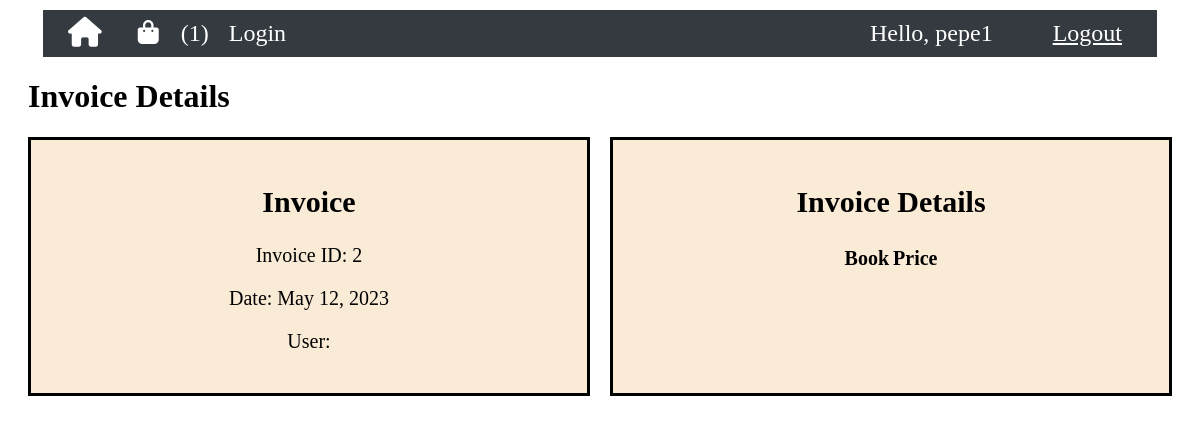
Page /invoice/2/book/2/ (signed in) on the earlier database version.
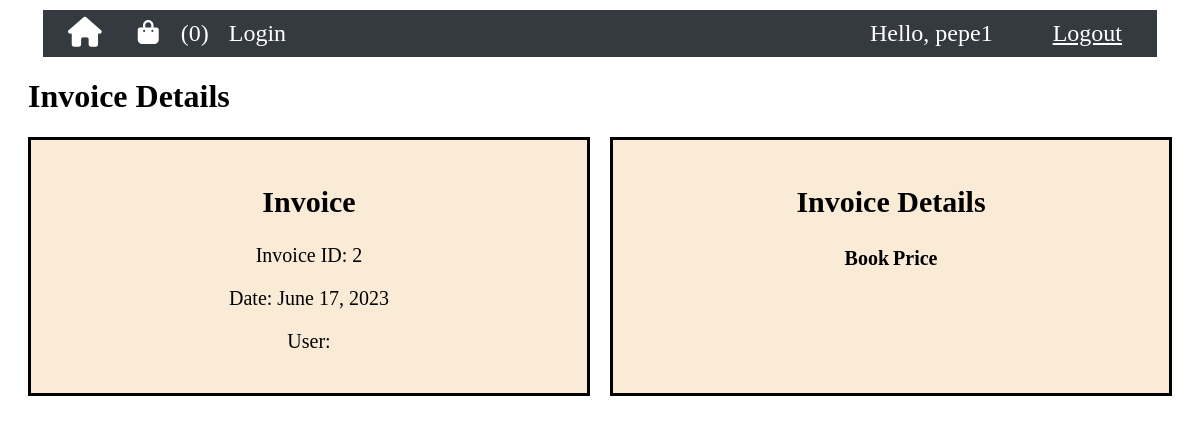
Same page on the later database version.
### book_store_arboleda/models.py (models this page shows, shortened)
class Cart(models.Model):
    user = models.OneToOneField(User, on_delete=models.CASCADE)
    books=models.ManyToManyField(Book)
    book_count = models.PositiveIntegerField(default=0)
    total_amount = models.DecimalField(max_digits=10, decimal_places=2, default=0)

class Invoice(models.Model):
    payment = models.ForeignKey(Payment, on_delete=models.CASCADE)
    customer = models.ForeignKey(Customer, on_delete=models.CASCADE)
    date = models.DateField(auto_now_add=True)

### book_store_arboleda/views.py (the view)
# urls.py: path('invoice/<int:invoice_id>/book/<int:book_id>/', views.invoice_detail, name='invoice_detail'),
def invoice_detail(request, invoice_id, book_id):
    invoice = get_object_or_404(Invoice, id=invoice_id)
    invoice_details = Invoice_detail.objects.filter(invoice=invoice)
    books = [invoice_detail.book for invoice_detail in invoice_details]
    book = Book.objects.get(id=book_id)
    user = request.user
    cart = Cart.objects.get(user=user)
    context = {
        'invoice': invoice,
        'books': books,
        'book': book,
        'cart': cart,
    }
    print('--- book id: ', book_id)
    print('--- invoice id: ', invoice)
    return render(request, 'book_store_arboleda/invoice_detail.html', context)

### book_store_arboleda/templates/book_store_arboleda/invoice_detail.html (shortened to what this page needs)
{% extends "book_store_arboleda/base.html" %}
{% load static %}
{% block css %}
<link rel="stylesheet" type="text/css" href="{% static 'css/book_store_arboleda/invoice_detail.css' %}">
{% endblock %}
{% block content %}
<div class="main-content">
  <h1>Invoice Details</h1>
  <div class="invoice-section">
    <div class="invoice-info">
      <h2>Invoice</h2>
      <p>Invoice ID: {{ invoice.id }}</p>
      <p>Date: {{ invoice.date }}</p>
      <p>User: {{ invoice.user.username }}</p>
    </div>
    <div class="invoice-order">
      <h2>Invoice Details</h2>
      <div class="table">
        <table>
          <thead>
            <tr>
              <th>Book</th>
              <th>Price</th>
            </tr>
          </thead>
        </table>
      </div>
    </div>
  </div>
</div>
{% endblock %}

### book_store_arboleda/templates/book_store_arboleda/navbar.html (shortened to what this page needs)
<!DOCTYPE html>
<html lang="en">
<head>
{% load static %}
{% block css %}
<link rel="stylesheet" type="text/css" href="{% static 'css/book_store_arboleda/navbar1.css' %}">
{% endblock %}
</head>
<body>
{% block content %}
  <nav class="navbar">
    <ul>
      <li><a class="nav-link" href="{% url 'home' %}"><i class="fa-solid fa-home fa-lg"></i></a></li>
      {% if request.user.is_staff %}
      <li><a class="nav-link" href="{% url 'addbook' %}">Add Books</a></li>
      {% else %}
        <li><a class="nav-link" href="{% url 'viewcart' %}"><i class="fa-solid fa-bag-shopping"></i></a>
          {% if request.user.is_authenticated %}
            {% if cart %}
              <span class="book-count">({{ cart.book_count }})</span>
            {% else %}
              <span class="book-count">(0)</span>
            {% endif %}
          {% endif %}
        </li>
      {% endif %}
      <li><a class="nav-link" href="{% url 'login' %}">Login</a></li>
    </ul>
    <div class="navbar-right">
      <span class="hello-msg">Hello, {{ request.user }}</span>
      <span><a class="hello-msg" href="{% url 'logout' %}">Logout</a></span>
    </div>
  </nav>
{% endblock %}
</body>
</html>

Differences in the rows shown:
no longer on this page (row edited): Cart: book_count "1"
now on this page (row edited): Cart: book_count "0"
changed Invoice id 2: date "May 12, 2023" → "June 17, 2023"
